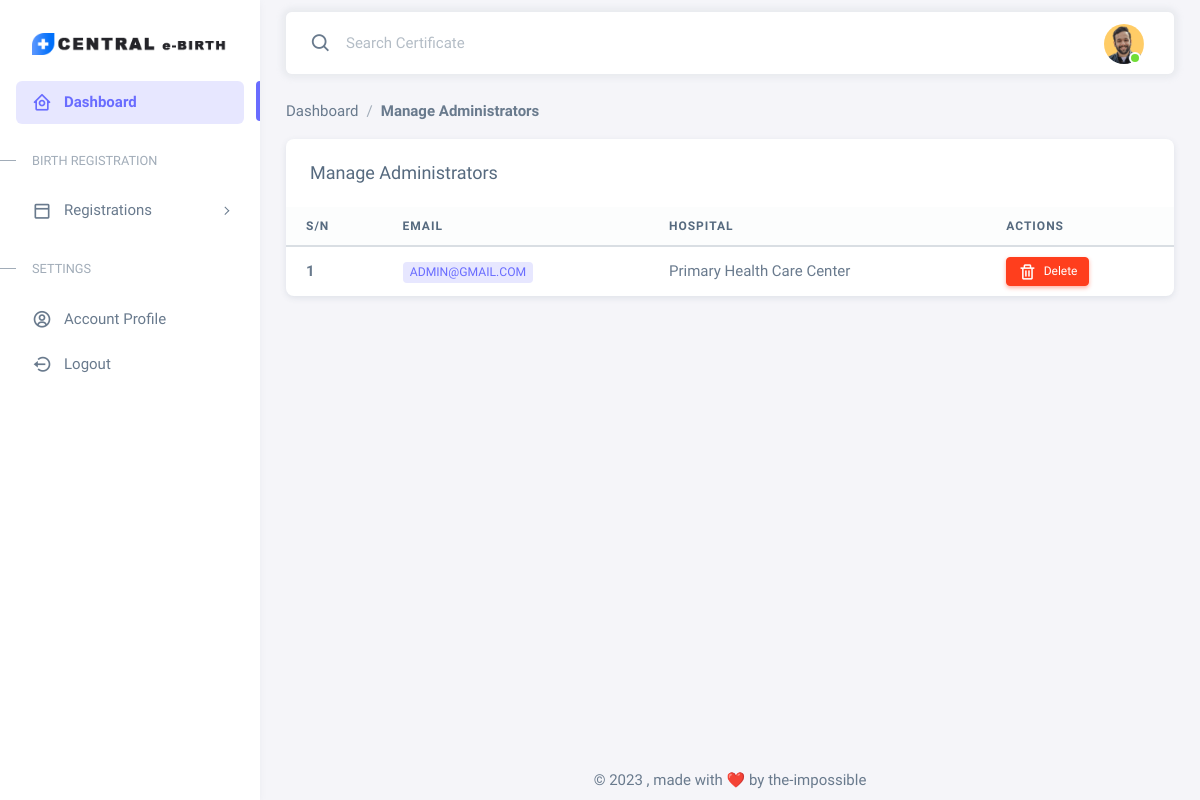
/reg/manage_admin (signed in), run on the app's committed database.
### eBirth_auth/models.py (models this page shows, shortened)
class User(AbstractBaseUser, PermissionsMixin):
    user_id = models.UUIDField(default=uuid.uuid4, primary_key=True, unique=True, editable=False)
    cert_no = models.CharField(max_length=10, db_index=True, unique=True, blank=True, null=True)
    email = models.CharField(max_length=100, db_index=True, unique=True, verbose_name='email address', blank=True, null=True)
    pic = models.ImageField(null=True, blank=True, upload_to='uploads/', default='img/user.png')
    date_joined = models.DateTimeField(verbose_name='date_joined', auto_now_add=True)
    last_login = models.DateTimeField(verbose_name='last_login', auto_now=True, null=True)
    is_active = models.BooleanField(default=True)
    is_staff = models.BooleanField(default=False)
    is_superuser = models.BooleanField(default=False)
    is_hospital = models.BooleanField(default=False)
    is_hospital_admin = models.BooleanField(default=False)
    USERNAME_FIELD = 'email'
    objects = UserManager()
    def __str__(self):
        if self.is_hospital or self.is_staff or self.is_hospital_admin:
            return f'{self.email}'
        else:
            if self.email:
                return f'{self.email}'
            return f'{self.cert_no}'
    class Meta:
        db_table = 'Users'
        verbose_name_plural = 'Users'

### eBirth_reg/models.py (models this page shows, shortened)
class HospitalAdminProfile(models.Model):
    admin_id = models.UUIDField(default=uuid.uuid4, primary_key=True, unique=True, editable=False)
    user_id = models.ForeignKey(to=User, on_delete=models.CASCADE)
    hospital_id = models.ForeignKey(to=HospitalProfile, on_delete=models.CASCADE)
    class Meta:
        db_table = 'Hospital Admin Profile'
        verbose_name_plural = 'Hospital Admin Profile'

class HospitalProfile(models.Model):
    hospital_id = models.UUIDField(default=uuid.uuid4, primary_key=True, unique=True, editable=False)
    user_id = models.ForeignKey(to=User, on_delete=models.CASCADE)
    hospital_name = models.CharField(max_length=100)
    hospital_address = models.CharField(max_length=500)
    pic = models.ImageField(null=True, blank=True, upload_to='uploads/')
    def __str__(self):
        return self.hospital_name
    class Meta:
        db_table = 'Hospital Profile'
        verbose_name_plural = 'Hospital Profile'

### eBirth_reg/views.py (the view)
# urls.py: path('manage_admin', ManageAdministratorsView.as_view(), name="manage_admin"),
class ManageAdministratorsView(ListView):
    template_name = "auth/manage_admin.html"
    def get_queryset(self):
        hospital = HospitalAdminProfile.objects.get(user_id=self.request.user).hospital_id
        return HospitalAdminProfile.objects.filter(hospital_id=hospital).exclude(user_id=self.request.user)

### Templates/auth/manage_admin.html (shortened to what this page needs)
{% extends 'base.html' %}
{% load static %}
{% load crispy_forms_tags %}
{% block head %}{% include 'partials/auth_head.html' %}{% endblock head %}
{% block body %}
    <div class="layout-wrapper layout-content-navbar">
      <div class="layout-container">
        {% include 'partials/sidebar.html' %}
        <div class="layout-page">
	        {% block nav %} {% include 'partials/auth_nav.html' %} {% endblock %}
          <div class="content-wrapper">
            <div class="container-xxl flex-grow-1 container-p-y">
              <ol class="breadcrumb">
                <li class="breadcrumb-item"><a href="{% url 'auth:dashboard' %}">Dashboard</a></li>
                <li class="breadcrumb-item active"><a href="{% url 'reg:manage_birth_reg' %}">Manage Administrators</a></li>
              </ol>
              <div class="card">
                <h5 class="card-header">Manage Administrators</h5>
                {% if object_list %}
                <div class="table-responsive text-nowrap">
                  <table class="table">
                    <thead class="table-light">
                      <tr>
                        <th>S/N</th>
                        <th>Email</th>
                        <th>Hospital</th>
                        <th>Actions</th>
                      </tr>
                    </thead>
                    <tbody class="table-border-bottom-0">
                      {% for object in object_list  %}
                      <tr>
                        <td><strong>{{forloop.counter}} </strong></td>
                        <td><span class="badge bg-label-primary me-1"><a href="{% url 'reg:edit_admin' object.user_id.user_id %}">{{object.user_id}} </a></span></td>
                        <td>{{object.hospital_id}}</td>
                        <td>
                          <a class="btn btn-sm btn-danger" href="javascript:void(0);" data-bs-toggle="modal" data-bs-target="#Basic{{forloop.counter}}"><i class="bx bx-trash me-1"></i> Delete</a>
                        </td>
                      </tr>
                      {% endfor %}
                    </tbody>
                  </table>
                </div>
                {% endif %}
              </div>
            </div>
            {% include 'partials/auth_footer.html' %}
          </div>
        </div>
      </div>
    </div>
{% endblock body %}

### Templates/partials/auth_nav.html (shortened to what this page needs)
{% load static %}
<nav class="layout-navbar container-xxl navbar navbar-expand-xl navbar-detached align-items-center bg-navbar-theme" id="layout-navbar">
    <div class="navbar-nav-right d-flex align-items-center" id="navbar-collapse">
      <div class="navbar-nav align-items-center">
        <div class="nav-item d-flex align-items-center">
            {% if request.user.is_hospital or request.user.is_hospital_admin %}
            <i class="bx bx-search fs-4 lh-0"></i>
            <form action="{% url 'reg:search' %}" method="get" id="search">
              <input type="search" class="form-control border-0 shadow-none" placeholder="Search Certificate" aria-label="Search..." name="qs" value="{{query}}" />
          </form>
            {% endif %}
        </div>
      </div>
      <ul class="navbar-nav flex-row align-items-center ms-auto">
        <li class="nav-item navbar-dropdown dropdown-user dropdown">
          <a class="nav-link dropdown-toggle hide-arrow" href="javascript:void(0);" data-bs-toggle="dropdown">
            <div class="avatar avatar-online">
                <img src="{{ request.user.pic.url }}" alt class="w-px-40 h-auto rounded-circle" />
            </div>
          </a>
        </li>
      </ul>
    </div>
  </nav>

### data on the page
User: user.pic (picture)
HospitalAdminProfile: user_id "ADMIN@GMAIL.COM", hospital_id "Primary Health Care Center"
